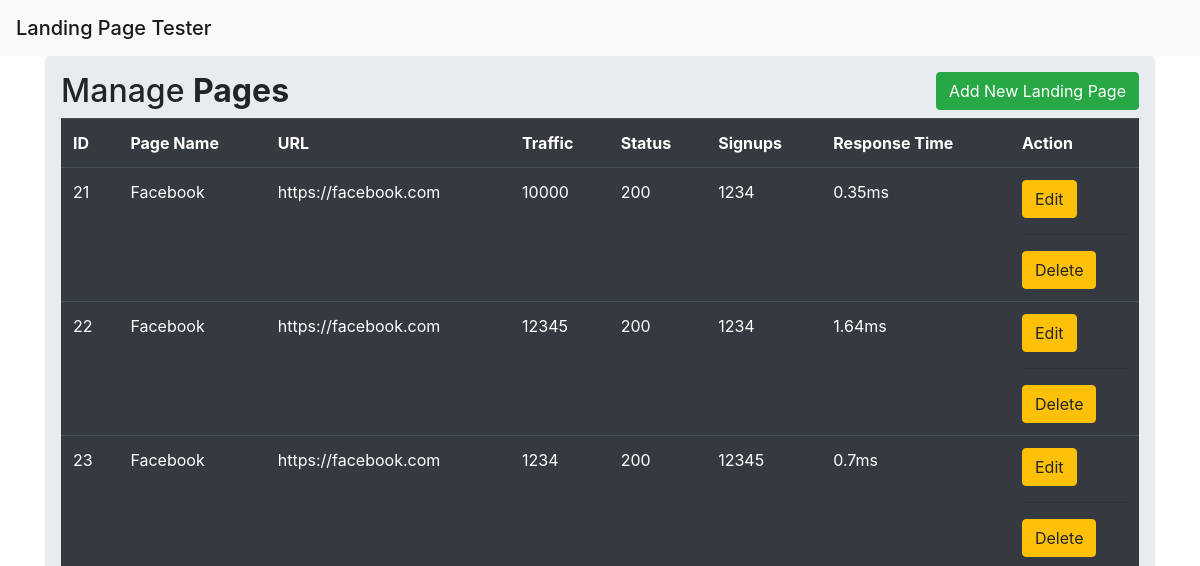
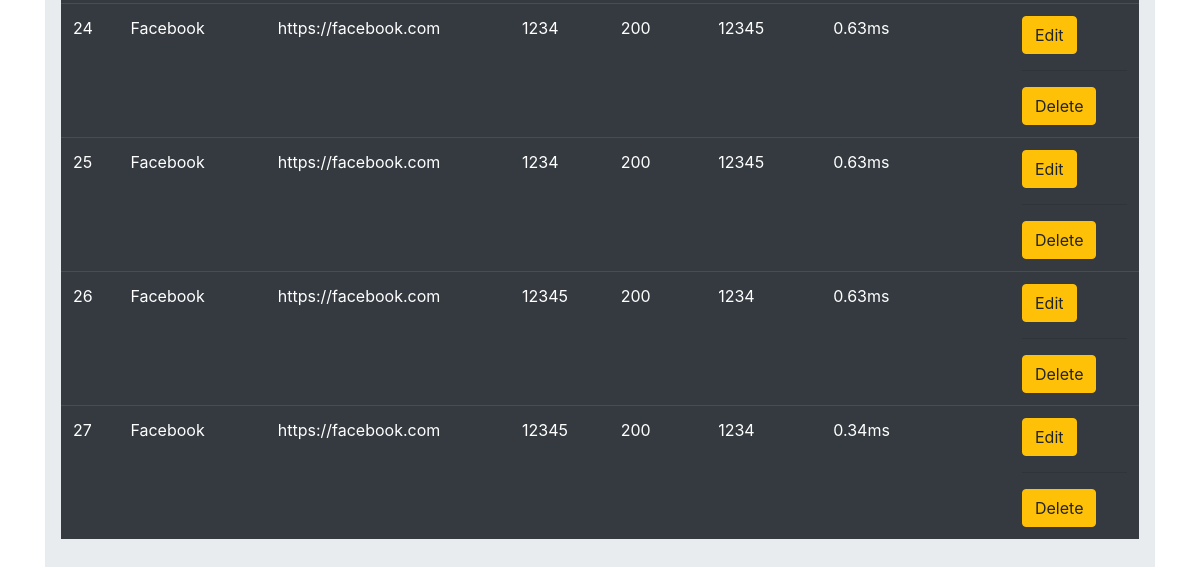
Before: / with the older database file (2 pictures, top to bottom).
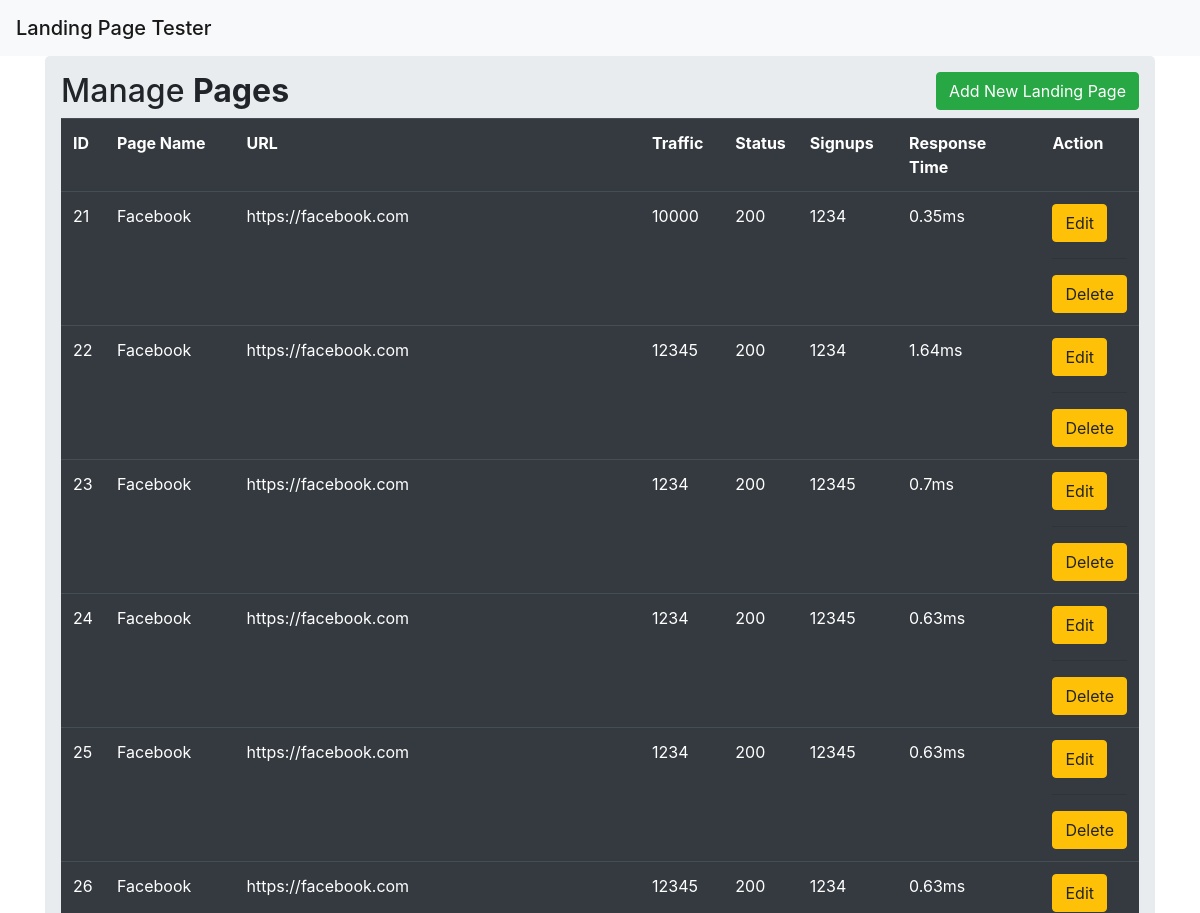
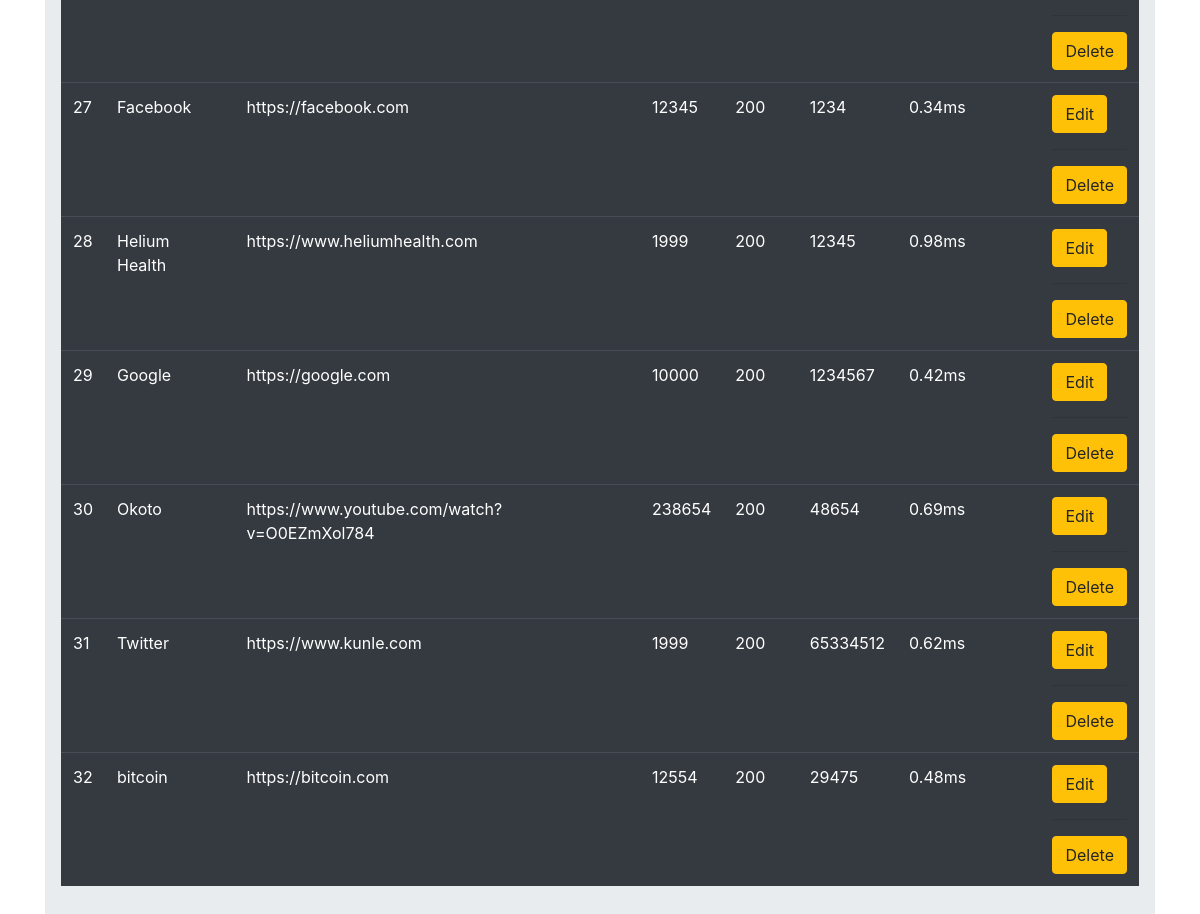
After: the same page with the newer database file (2 pictures, top to bottom).
### app.py (models this page shows, shortened)
class pages(db.Model):
    id = db.Column(db.Integer, primary_key=True)
    page_name = db.Column(db.String)
    page_url = db.Column(db.String)
    page_traffic = db.Column(db.String)
    page_status = db.Column(db.Integer)
    page_signups = db.Column(db.String)
    page_response_time = db.Column(db.String)

### app.py (the view)
@app.route('/', methods=['GET'])
def home():
    all_data = pages.query.all()
    return render_template("index.html",pages=all_data)

### templates/index.html (shortened to what this page needs)
{% extends 'base.html' %}
{% block body %}
<div class="container">
    <div class="row">
        <div class="col md-12">
            <div class="jumbotron p-3">
                <h2>Manage <b>Pages</b> <button type="button" class="btn btn-success float-right" data-toggle="modal" data-target="#mymodal"> Add New Landing Page</button></h2>
                <table class="table table-hover table-dark">
                    <tr>
                        <th>ID</th>
                        <th>Page Name</th>
                        <th>URL</th>
                        <th>Traffic</th>
                        <th>Status</th>
                        <th>Signups</th>
                        <th>Response Time</th>
                        <th>Action</th>
                    </tr>
                    <tr>
                        {% for row in pages %}
                        <td>{{row.id}}</td>
                        <td>{{row.page_name}}</td>
                        <td>{{row.page_url}}</td>
                        <td>{{row.page_traffic}}</td>
                        <td>{{row.page_status}}</td>
                        <td>{{row.page_signups}}</td>
                        <td>{{row.page_response_time}}ms</td>
                        <td>
                            <div>
                            <a href="" class = "btn btn-warning btn-xs" data-toggle="modal" data-target="#modaledit">Edit</a>
                                <hr><a href="" class = "btn btn-warning btn-xs" onclick="return confirm('Are you sure you want to delete this record?')">Delete</a>
                            </div>
                        </td>
                    </tr>
                    {% endfor %}
                </table>
            </div>
        </div>
            </div>
    </div>
{% endblock %}

### templates/base.html (shortened to what this page needs)
<!DOCTYPE html>
<html lang="en">
<head>
    <link rel="stylesheet" href="https://stackpath.bootstrapcdn.com/bootstrap/4.5.0/css/bootstrap.min.css">
</head>
<body>
{% block body %} {% endblock %}
</body>
</html>

### templates/header.html (shortened to what this page needs)
{% extends 'base.html' %}
{% block body %}
<div class >
        <nav class="navbar navbar-light bg-light">
            <span class="navbar-brand mb-0 h1">Landing Page Tester</span>
        </nav>
</div>
{% endblock %}

Changed rows visible on the page:
added pages: id "28", page_name "Helium Health", page_url "https://www.heliumhealth.com", page_traffic "1999", page_status "200", page_signups "12345", page_response_time "0.98"
added pages: id "29", page_name "Google", page_url "https://google.com", page_traffic "10000", page_status "200", page_signups "1234567", page_response_time "0.42"
added pages: id "30", page_name "Okoto", page_url "https://www.youtube.com/watch?v=O0EZmXol784", page_traffic "238654", page_status "200", page_signups "48654", page_response_time "0.69"
added pages: id "31", page_name "Twitter", page_url "https://www.kunle.com", page_traffic "1999", page_status "200", page_signups "65334512", page_response_time "0.62"
added pages: id "32", page_name "bitcoin", page_url "https://bitcoin.com", page_traffic "12554", page_status "200", page_signups "29475", page_response_time "0.48"
